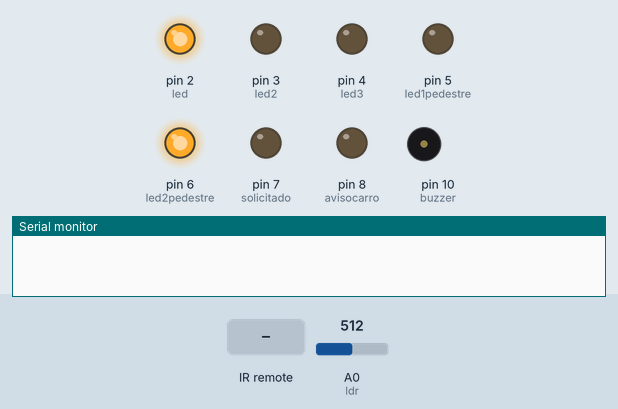
Recording of a sketch running on a simulated Arduino Uno, built with avr-gcc and run on an emulated ATmega328P. Parts: output pins drawn as LEDs (lit = HIGH), buzzer (waves = sounding, pin HIGH), the last lines printed to the serial monitor. Dashed ring = blinking. The inputs (shaded band) are chosen by the test bench; at power-on: A0 (ldr) = 512.

Above: at 1.2 s.
1.3 s: infrared code 0xD7E84B1B received
At 1.8 s:
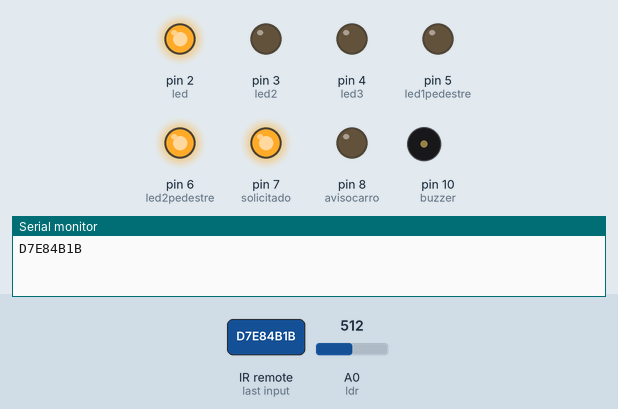
9.0 s: A0 (ldr) set to 162
16.4 s: A0 (ldr) set to 135
At 17.6 s:
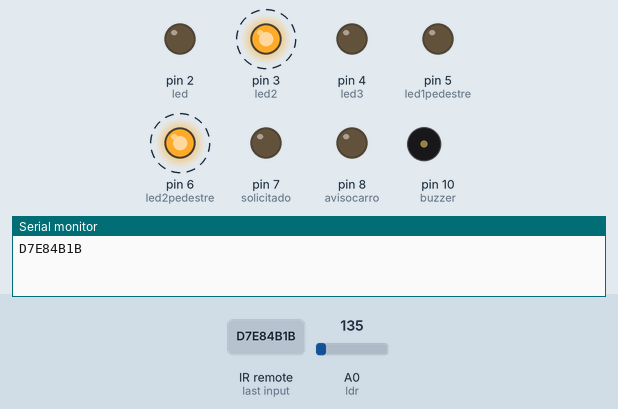
19.9 s: A0 (ldr) set to 160
At 27.3 s:
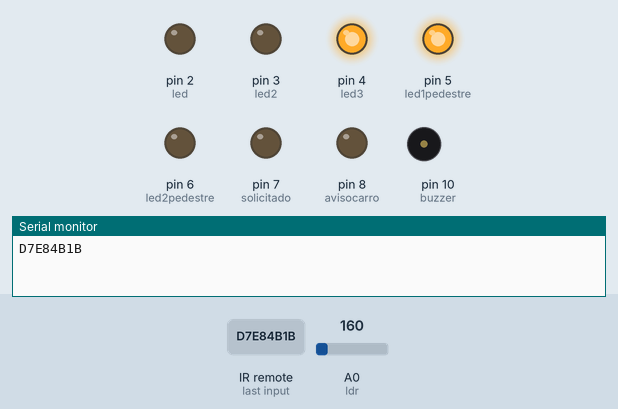
Timing chart, 0 to 33.4 s (numbered marks = the images above; inputs shaded):
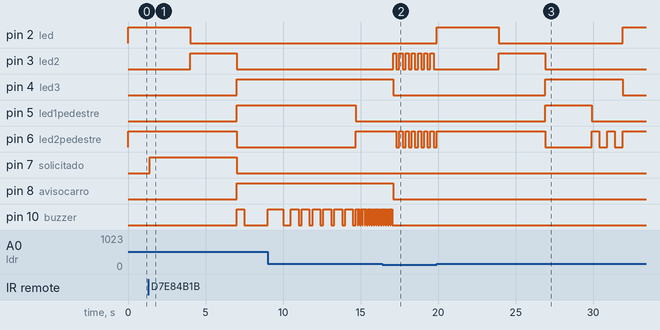

Measured:
- the behaviour switches between 151 and 150 on A0 (ldr) (found by bisection; images 1 and 2)
- after the input at 1.3 s, pin 7 (solicitado): LOW → HIGH after 0.10 s, → LOW 5.6 s later; pin 8 (avisocarro): LOW → HIGH after 5.7 s; pin 10 (buzzer): LOW → HIGH after 5.7 s, → LOW 0.50 s later
- after the input at 16.4 s, pin 2 (led): stays LOW (without the input it goes to HIGH after 0.70 s); pin 3 (led2): alternates HIGH for 0.20 s and LOW for 0.20 s, starting after 0.70 s; pin 6 (led2pedestre): alternates HIGH for 0.20 s and LOW for 0.20 s, starting after 0.90 s
- after the input at 19.9 s, pin 2 (led): LOW → HIGH at once, → LOW 4.0 s later, → HIGH 8.0 s later; pin 4 (led3): LOW → HIGH after 7.0 s, → LOW 5.0 s later; pin 5 (led1pedestre): LOW → HIGH after 7.0 s, → LOW 3.0 s later

The sketch:

SemaforoAdaptado.ino
```cpp
#include <TimerOne.h>

#include <IRremote.h>

int RECV_PIN = 11;

IRrecv irrecv(RECV_PIN);

decode_results results;

const int led = 2; //Verde carro
const int led2 = 3;//Amarelo carro
const int led3 = 4;//Vermelho carro
const int led1pedestre = 5; //Verde Pedestre
const int led2pedestre = 6; //Vermelho Pedestre
const int ldr = 0; // sensor de luminosidade
const int buzzer = 10; // buzzer
const int solicitado = 7; // luz de solicitação pedestre
const int avisocarro = 8; // luz de solicitação do carro
int bloqueio;
int aberto = 0;
int valor = 0;
void setup(){
  irrecv.enableIRIn();
  Timer1.initialize(200000);
  Timer1.attachInterrupt(callback);
  pinMode(led,OUTPUT);
  pinMode(led2,OUTPUT);
  pinMode(solicitado,OUTPUT);
  pinMode(avisocarro,OUTPUT);
  pinMode(led3,OUTPUT);
  pinMode(led1pedestre,OUTPUT);
  pinMode(led2pedestre,OUTPUT);
  pinMode(buzzer,OUTPUT);
  Serial.begin(9600);
}
void loop(){
  valor = analogRead(ldr);

    digitalWrite(led2,LOW);
    digitalWrite(led,LOW);
    digitalWrite(led3,LOW);
    digitalWrite(led1pedestre,LOW);
    digitalWrite(led2pedestre,LOW);


  if(valor > 150){
    if(aberto == 1){
    vermelhoDia();
    aberto = 0;
    }
    else{
  semaforo(led,led2,led3);
  }
  }

 if(valor < 151){
   digitalWrite(avisocarro,LOW);
   if(aberto == 1){
     if(bloqueio != 1){
      digitalWrite(led2,HIGH);
      digitalWrite(led2pedestre,HIGH);
      delay(2000);
      digitalWrite(solicitado,LOW);
     vermelhoNoite();
     delay(1000);
      digitalWrite(buzzer,HIGH);
      delay(1000);
      digitalWrite(buzzer,LOW);
      delay(3000);
  alertatotal();
    aberto = 0;
     }
     else{
     digitalWrite(solicitado,LOW);
     vermelhoNoite();
     delay(3000);
     alertatotal();
     aberto = 0;
     }
    }
    else{
  pisca(led2,led2pedestre);
  }
 }
    }


void pisca(int ledin,int ledin2){
bloqueio = 0;
digitalWrite(ledin,HIGH);
digitalWrite(ledin2,HIGH);
delay(200);
digitalWrite(ledin,LOW);
digitalWrite(ledin2,LOW);
delay(200);
}
void semaforo(int ledin1,int ledin2,int ledin3){
bloqueio = 0;
digitalWrite(avisocarro,LOW);
digitalWrite(ledin1,HIGH);
digitalWrite(ledin2,LOW);
digitalWrite(ledin3,LOW);
digitalWrite(led1pedestre,LOW);
digitalWrite(led2pedestre,HIGH);
delay(4000);
digitalWrite(ledin2,HIGH);
digitalWrite(ledin3,LOW);
digitalWrite(ledin1,LOW);
digitalWrite(led1pedestre,LOW);
digitalWrite(led2pedestre,HIGH);
delay(3000);
if(aberto!=1){
digitalWrite(ledin3,HIGH);
bloqueio = 1;
digitalWrite(ledin2,LOW);
digitalWrite(ledin1,LOW);
digitalWrite(led1pedestre,HIGH);
digitalWrite(led2pedestre,LOW);
delay(3000);
digitalWrite(led1pedestre,LOW);
piscaalerta();
}
else{
  bloqueio = 1;
  digitalWrite(avisocarro,HIGH);
  digitalWrite(ledin3,HIGH);
digitalWrite(ledin2,LOW);
digitalWrite(ledin1,LOW);
digitalWrite(led1pedestre,HIGH);
digitalWrite(led2pedestre,LOW);
digitalWrite(buzzer,HIGH);
 digitalWrite(solicitado,LOW);
  delay(500);
  digitalWrite(buzzer,LOW);
delay(1500);
}
digitalWrite(ledin3,HIGH);
digitalWrite(ledin2,LOW);
digitalWrite(ledin1,LOW);

}

void vermelhoDia(){
digitalWrite(led3,HIGH);
digitalWrite(led2,LOW);
digitalWrite(led,LOW);
digitalWrite(led1pedestre,HIGH);
digitalWrite(led2pedestre,LOW);
apitoAtravessando();
  alertatotal();
}

void vermelhoNoite(){
digitalWrite(avisocarro,HIGH);
digitalWrite(led3,HIGH);
bloqueio = 1;
digitalWrite(avisocarro,HIGH);
digitalWrite(led2,LOW);
digitalWrite(led,LOW);
digitalWrite(led1pedestre,HIGH);
digitalWrite(led2pedestre,LOW);
}

void apitaalerta(){
  digitalWrite(buzzer,HIGH);
  delay(500);
  digitalWrite(buzzer,LOW);
  delay(500);
  digitalWrite(buzzer,HIGH);
  delay(500);
  digitalWrite(buzzer,LOW);
  delay(500);
  digitalWrite(buzzer,HIGH);
  delay(500);
  digitalWrite(buzzer,LOW);
  delay(500);
}

void piscaalerta(){
  bloqueio = 1;
digitalWrite(led2pedestre,HIGH);
  delay(500);
  digitalWrite(led2pedestre,LOW);
  delay(500);
  digitalWrite(led2pedestre,HIGH);
  delay(500);
  digitalWrite(led2pedestre,LOW);
  delay(500);

}

void alertatotal(){
  digitalWrite(led1pedestre,LOW);
  digitalWrite(led2pedestre,HIGH);
   for(int i=0;i<16;i++){
   digitalWrite(buzzer,HIGH);
  delay(100);
  digitalWrite(buzzer,LOW);
  delay(50);
  }
}
void apitoAtravessando(){
  digitalWrite(buzzer,HIGH);
  delay(1000);
  digitalWrite(buzzer,LOW);
  delay(500);
  for(int i=0;i<6;i++){
   digitalWrite(buzzer,HIGH);
  delay(500);
  digitalWrite(buzzer,LOW);
  delay(200);
  }

}

void callback(){
  if (irrecv.decode(&results)) {
    Serial.println(results.value, HEX);
     irrecv.resume();
  if ((results.value == 0xD7E84B1B)  and (bloqueio == 0))  {

     aberto = 1;
    digitalWrite(solicitado,HIGH);
  }

}
}
```
